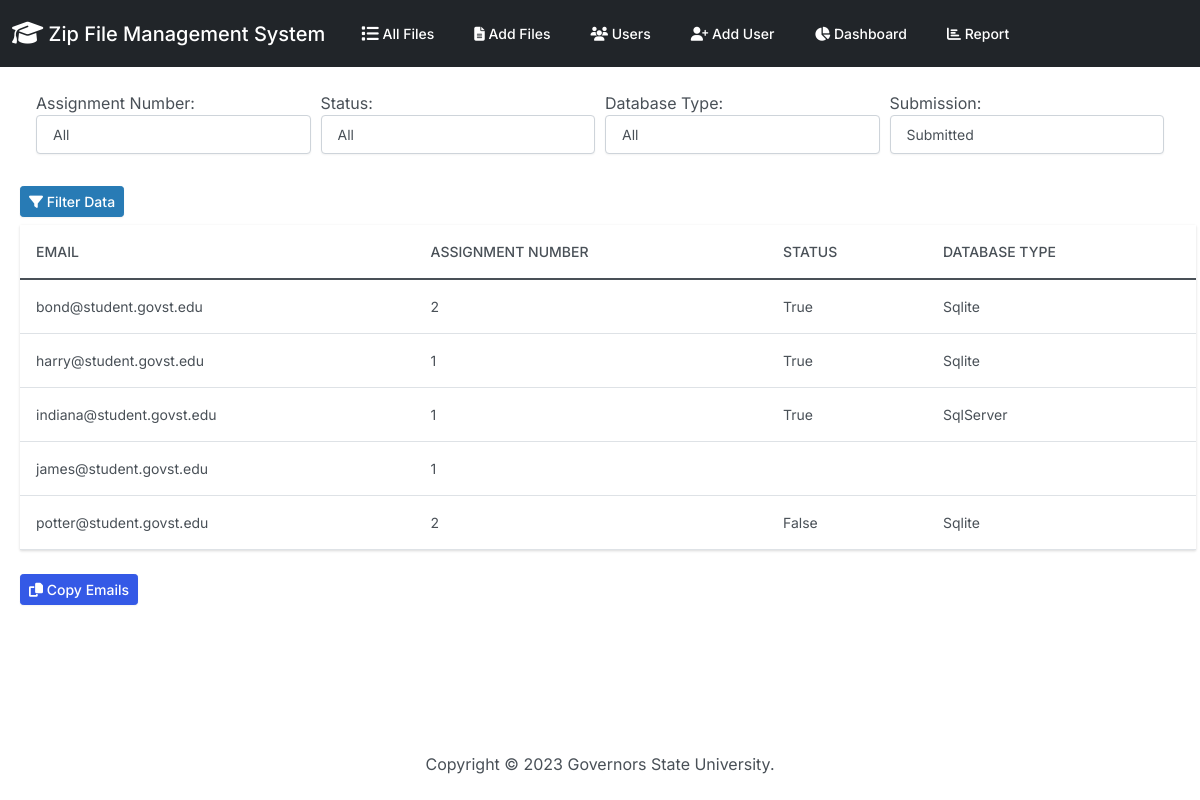
The page /report/ on the database its author committed.
### zipfiles/models.py (models this page shows, shortened)
class File_Results(models.Model):
    id_number = models.PositiveIntegerField(null=True)
    f_name = models.CharField(max_length=255, null=True)
    f_size = models.CharField(max_length=50, null=True)
    myfiles = models.FileField(upload_to="")
    user_name = models.ForeignKey(
        'UserNamesList',
        on_delete=models.CASCADE,
        db_column='user_name',
        default=None
    )
    db_name = models.CharField(max_length=50, null=True)
    db_type = models.CharField(max_length=50, null=True)
    is_build_succeeded = models.CharField(max_length=50, null=True)
    dotnet_version = models.CharField(max_length=20, null=True)
    error_details = models.TextField(null=True)
    assignment_number = models.IntegerField(null=True)
    folder_name = models.CharField(max_length=50, null=True)
    instruction_passed = models.CharField(max_length=50, null=True)

class UserNamesList(models.Model):
    user_name = models.CharField(
        primary_key=True,  # Set user_name as the primary key
        max_length=255,
        unique=True,
        validators=[
            MinLengthValidator(3, message='Username must have at least 3 characters.'),
        ]
    )
    email = models.EmailField()
    enable = models.BooleanField(default=True)
    updated_date = models.DateTimeField(default=timezone.now)
    class Meta:
        verbose_name_plural = 'UserNamesList'

### zipfiles/views.py (the view)
# urls.py: path('report/',views.report,name='report'),
def report(request):
    assignment_numbers = File_Results.objects.values_list('assignment_number', flat=True).distinct()
    database_types = File_Results.objects.values_list('db_type', flat=True).distinct()
    assignment_number = ''
    status = ''
    db_type = ''
    submission = 'Submitted'
    missing_user_names = []
    users = []
    if request.method == 'POST':
      submission = request.POST.get('submission')
      assignment_number = request.POST.get('assignment_number')
      status = request.POST.get('status')
      db_type = request.POST.get('db_type')
      filters = {}
      if assignment_number.isdigit():
        filters['assignment_number'] = int(assignment_number)
      if submission != 'Not Submitted':
        if status == 'Failed':
            filters['is_build_succeeded'] = 'False'
        elif status == 'Success':
            filters['is_build_succeeded'] = 'True'
        if db_type and db_type != "":
            filters['db_type'] = db_type
        users = File_Results.objects.filter(**filters)
      else:
        file_result_user_names = File_Results.objects.filter(**filters).values_list('user_name__user_name', flat=True).distinct()
        user_names_list = UserNamesList.objects.values_list('user_name', flat=True).distinct()
        missing_user_names = set(user_names_list) - set(file_result_user_names)
    else:
        users = File_Results.objects.all()
    context = {
      'users': users,
      'assignment_numbers': assignment_numbers,
      'database_types': database_types,
      'selected_assignment': '' if not assignment_number.isdigit() else int(assignment_number),
      'selected_status': status,
      'selected_db_type': db_type,
      'selected_submission': submission,
      'missing_user_names' : missing_user_names
    }
    return render(request, 'zipfiles/report.html', context)

### zipfiles/templates/zipfiles/report.html (shortened to what this page needs)
{% extends "zipfiles/base.html" %}
{% block body %}
<form method="POST" action="{% url 'report' %}">
    <div class="form-row mx-4 my-4">
        <div class="form-group col">
          <label for="assignment_number">Assignment Number:</label>
          <select class="form-control" id="assignment_number" name="assignment_number">
            <option value="">All</option>
          </select>
        </div>
        <div class="form-group col">
          <label for="status">Status:</label>
          <select class="form-control" id="status" name="status">
            <option value="">All</option>
          </select>
        </div>
        <div class="form-group col">
          <label for="db_type">Database Type:</label>
          <select class="form-control" id="db_type" name="db_type">
            <option value="">All</option>
          </select>
        </div>
        <div class="form-group col">
            <label for="submission">Submission:</label>
            <select class="form-control" id="submission" name="submission">
              <option value="Submitted" {% if selected_submission == 'Submitted' %}selected{% endif %}>Submitted</option>
            </select>
        </div>
      </div>
      <button type="submit" class="btn btn-sm btn-info m-2">
        <i class="fas fa-filter"></i> Filter Data
      </button>
  </form>
  {% if missing_user_names %}
    <div class="container mt-4">
      <h3>Emails of Missing User Names</h3>
      <table class="table">
        <thead>
          <tr>
            <th>Email</th>
          </tr>
        </thead>
        <tbody>
          {% for missing_user_name in missing_user_names %}
            <tr>
              <td>{{ missing_user_name }}</td>
            </tr>
          {% empty %}
            <tr>
              <td colspan="1">No missing emails found.</td>
            </tr>
          {% endfor %}
        </tbody>
      </table>
      {% if missing_user_names %}
      <button type="button" class="btn btn-sm btn-primary" id="copy-missing-emails">
        <i class="fas fa-copy"></i> Copy Emails
      </button>
      {% endif %}
    </div>
  {% else %}
    <table class="table mx-2">
      <thead>
        <tr>
          <th>Email</th>
          <th>Assignment Number</th>
          <th>Status</th>
          <th>Database Type</th>
        </tr>
      </thead>
      <tbody>
        {% for user in users %}
          <tr>
            <td>{{ user.user_name.email|default:"" }}</td>
            <td>{{ user.assignment_number|default:"" }}</td>
            <td>{{ user.is_build_succeeded|default:"" }}</td>
            <td>{{ user.db_type|default:"" }}</td>
          </tr>
        {% empty %}
          <tr>
            <td colspan="4">No users found.</td>
          </tr>
        {% endfor %}
      </tbody>
    </table>
    {% if users %}
    <button type="button" class="btn btn-sm btn-primary m-2" id="copy-emails">
      <i class="fas fa-copy"></i> Copy Emails
    </button>
    {% endif %}
  {% endif %}
{% endblock %}

### zipfiles/templates/zipfiles/base.html (style rules this page uses)
body, table { font-size: 14px; }

### zipfiles/templates/zipfiles/report.html (style rules this page uses)
.form-row { display: flex; flex-wrap: wrap; gap: 10px; }
.form-group { flex-basis: 0; flex-grow: 1; max-width: 100%; }

### rows shown on the page
File_Results: user_name.email "bond@student.govst.edu", assignment_number "2", is_build_succeeded "True", db_type "Sqlite"
File_Results: user_name.email "harry@student.govst.edu", assignment_number "1", is_build_succeeded "True", db_type "Sqlite"
File_Results: user_name.email "indiana@student.govst.edu", assignment_number "1", is_build_succeeded "True", db_type "SqlServer"
File_Results: user_name.email "james@student.govst.edu", assignment_number "1"
File_Results: user_name.email "potter@student.govst.edu", assignment_number "2", is_build_succeeded "False", db_type "Sqlite"
